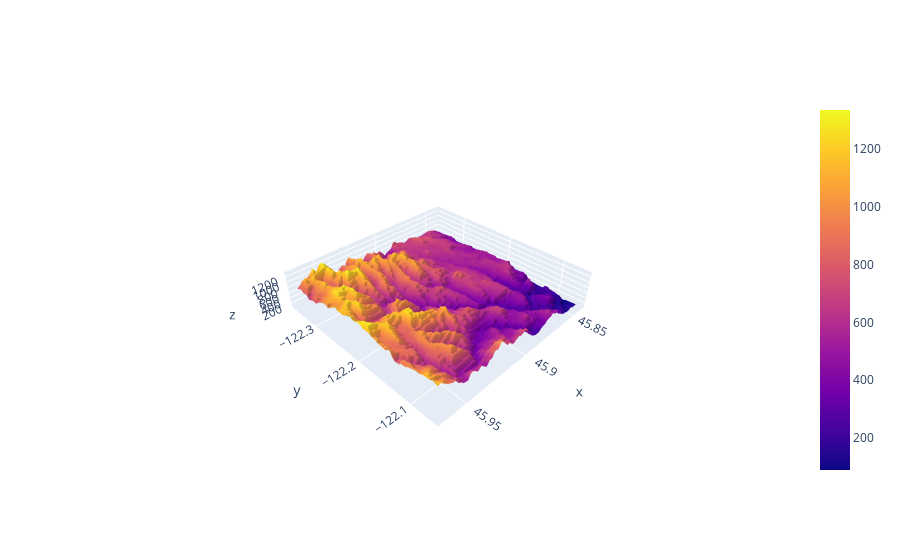

Write notebook code for a chart like this one.
### Code cell
#this one works!
import plotly.graph_objects as go
import numpy as np
z = np.array(elevation_grid_by_num_splits['elevation'])
x = np.array(elevation_grid_by_num_splits['latitude'])
y = np.array(elevation_grid_by_num_splits['longitude'])


#fig = go.Figure(data=[go.Surface(z=elevation_grid_by_num_splits.values[2], x=elevation_grid_by_num_splits.values[0], y=elevation_grid_by_num_splits.values[1])])

fig = go.Figure(data=[go.Surface(z=pivoted_elevation_grid_by_num_splits.values, x=pivoted_elevation_grid_by_num_splits.index, y=pivoted_elevation_grid_by_num_splits.columns)])


fig.update_layout(
    scene=dict(
        aspectratio=dict(x=1, y=1, z=0.2),
        aspectmode='manual'
    )
)

fig.show()

### Figure 1 — Plotly figure (JSON) as saved in the notebook; plotly's stock layout.template omitted (floating-point values rounded to 4 significant figures; data arrays with more than 128 entries replaced by an {"elided": "..."} marker saying what was removed)
{"data": [{"type": "surface", "x": [45.84, 45.84, 45.84, 45.84, 45.85, 45.85, 45.85, 45.85, 45.85, 45.85, 45.85, 45.85, 45.86, 45.86, 45.86, 45.86, 45.86, 45.86, 45.86, 45.86, 45.87, 45.87, 45.87, 45.87, 45.87, 45.87, 45.87, 45.87, 45.88, 45.88, 45.88, 45.88, 45.88, 45.88, 45.88, 45.88, 45.89, 45.89, 45.89, 45.89, 45.89, 45.89, 45.89, 45.9, 45.9, 45.9, 45.9, 45.9, 45.9, 45.9, 45.9, 45.91, 45.91, 45.91, 45.91, 45.91, 45.91, 45.91, 45.91, 45.92, 45.92, 45.92, 45.92, 45.92, 45.92, 45.92, 45.92, 45.93, 45.93, 45.93, 45.93, 45.93, 45.93, 45.93, 45.93, 45.94, 45.94, 45.94, 45.94, 45.94, 45.94, 45.94, 45.94, 45.95, 45.95, 45.95, 45.95, 45.95, 45.95, 45.95, 45.96, 45.96, 45.96, 45.96, 45.96, 45.96, 45.96, 45.96, 45.97, 45.97], "y": [-122.4, -122.4, -122.3, -122.3, -122.3, -122.3, -122.3, -122.3, -122.3, -122.3, -122.3, -122.3, -122.3, -122.3, -122.3, -122.3, -122.3, -122.3, -122.3, -122.3, -122.3, -122.3, -122.3, -122.3, -122.3, -122.3, -122.3, -122.3, -122.3, -122.3, -122.3, -122.3, -122.3, -122.3, -122.3, -122.3, -122.2, -122.2, -122.2, -122.2, -122.2, -122.2, -122.2, -122.2, -122.2, -122.2, -122.2, -122.2, -122.2, -122.2, -122.2, -122.2, -122.2, -122.2, -122.2, -122.2, -122.2, -122.2, -122.2, -122.2, -122.2, -122.2, -122.2, -122.2, -122.2, -122.2, -122.2, -122.2, -122.2, -122.2, -122.1, -122.1, -122.1, -122.1, -122.1, -122.1, -122.1, -122.1, -122.1, -122.1, -122.1, -122.1, -122.1, -122.1, -122.1, -122.1, -122.1, -122.1, -122.1, -122.1, -122.1, -122.1, -122.1, -122.1, -122.1, -122.1, -122.1, -122.1, -122.1, -122.1], "z": {"elided": "100x100 int values"}}], "layout": {"scene": {"aspectmode": "manual", "aspectratio": {"x": 1, "y": 1, "z": 0.2}}}}
